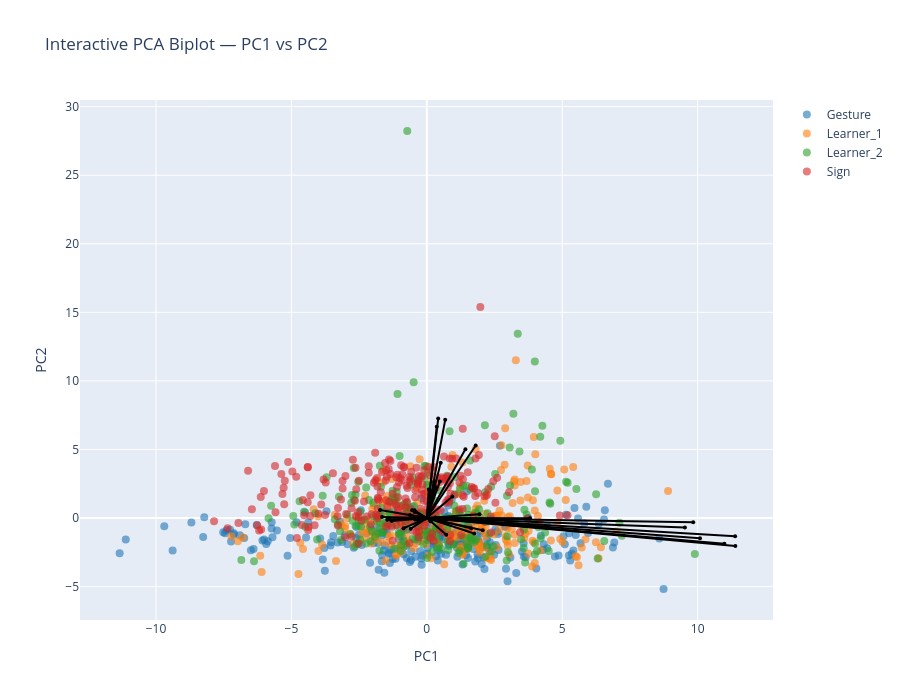

The code cell stored with this chart in its notebook:
### Markdown cell above
### Biplot PC1-PC2

### Code cell
pcs_to_plot = [1, 2]  # PC1–PC2

sig_features_GS = (
    df_sig_vars_GS[
        (df_sig_vars_GS["sig_loading"]) &
        (df_sig_vars_GS["PC"].isin(pcs_to_plot))
    ]["feature"]
    .unique()
)

feature_names = df_clean.columns[:-1]
selected_vars = [feature_names.get_loc(f) for f in sig_features_GS if f in feature_names]

arrow_strength = (
    df_sig_vars_GS[df_sig_vars_GS["PC"].isin([1,2])]
    .groupby("feature")["index_loading"]
    .mean()
    .to_dict()
)

interactive_PCA_biplot(
    score=x_new_GS, 
    coeff=loadings_GS, 
    labels=feature_names, 
    y=y, 
    selected_vars=selected_vars, 
    pc_x=1, pc_y=2,
    show_labels=False,
    le=le,
    arrow_strength=arrow_strength
)

# static plot
static_PCA_biplot(
    score=x_new_GS, 
    coeff=loadings_GS, 
    labels=feature_names, 
    y=y, 
    selected_vars=selected_vars, 
    pc_x=1, pc_y=2,
    show_labels=False,
    arrow_strength=arrow_strength,
    le=le,
    save_path=os.path.join(curfolder, "Plots", "PCA_GS_all_PC1_2_biplot.png")
)

### Figure 1 — Plotly figure (JSON) as saved in the notebook; plotly's stock layout.template omitted (floating-point values rounded to 4 significant figures; data arrays with more than 128 entries replaced by an {"elided": "..."} marker saying what was removed)
{"data": [{"hoverinfo": "text", "marker": {"color": "#1f77b4", "opacity": 0.6, "size": 8}, "mode": "markers", "name": "Gesture", "showlegend": true, "text": {"elided": "248 str values"}, "type": "scatter", "x": {"elided": "248 float values"}, "y": {"elided": "248 float values"}}, {"hoverinfo": "text", "marker": {"color": "#ff7f0e", "opacity": 0.6, "size": 8}, "mode": "markers", "name": "Learner_1", "showlegend": true, "text": {"elided": "244 str values"}, "type": "scatter", "x": {"elided": "244 float values"}, "y": {"elided": "244 float values"}}, {"hoverinfo": "text", "marker": {"color": "#2ca02c", "opacity": 0.6, "size": 8}, "mode": "markers", "name": "Learner_2", "showlegend": true, "text": {"elided": "240 str values"}, "type": "scatter", "x": {"elided": "240 float values"}, "y": {"elided": "240 float values"}}, {"hoverinfo": "text", "marker": {"color": "#d62728", "opacity": 0.6, "size": 8}, "mode": "markers", "name": "Sign", "showlegend": true, "text": {"elided": "239 str values"}, "type": "scatter", "x": {"elided": "239 float values"}, "y": {"elided": "239 float values"}}, {"hoverinfo": "text", "hovertext": "gross__magnitude__arm_speed_Gmean", "line": {"color": "black"}, "marker": {"size": 4}, "mode": "lines+markers", "showlegend": false, "textposition": "top center", "type": "scatter", "x": [0, 0.7279], "y": [0, -0.1026]}, {"hoverinfo": "text", "hovertext": "gross__variability__arm_speed_Gstd", "line": {"color": "black"}, "marker": {"size": 4}, "mode": "lines+markers", "showlegend": false, "textposition": "top center", "type": "scatter", "x": [0, 10.99], "y": [0, -1.873]}, {"hoverinfo": "text", "hovertext": "gross__magnitude__arm_speed_peak_mean", "line": {"color": "black"}, "marker": {"size": 4}, "mode": "lines+markers", "showlegend": false, "textposition": "top center", "type": "scatter", "x": [0, 10.09], "y": [0, -1.48]}, {"hoverinfo": "text", "hovertext": "gross__variability__arm_speed_peak_std", "line": {"color": "black"}, "marker": {"size": 4}, "mode": "lines+markers", "showlegend": false, "textposition": "top center", "type": "scatter", "x": [0, 0.4105], "y": [0, -0.1655]}, {"hoverinfo": "text", "hovertext": "gross__rhythm__arm_speed_peak_n", "line": {"color": "black"}, "marker": {"size": 4}, "mode": "lines+markers", "showlegend": false, "textposition": "top center", "type": "scatter", "x": [0, -0.862], "y": [0, -0.7427]}, {"hoverinfo": "text", "hovertext": "gross__rhythm__arm_speed_peak_rate", "line": {"color": "black"}, "marker": {"size": 4}, "mode": "lines+markers", "showlegend": false, "textposition": "top center", "type": "scatter", "x": [0, -1.653], "y": [0, 0.07566]}, {"hoverinfo": "text", "hovertext": "gross__rhythm__arm_speed_mod_depth", "line": {"color": "black"}, "marker": {"size": 4}, "mode": "lines+markers", "showlegend": false, "textposition": "top center", "type": "scatter", "x": [0, 9.836], "y": [0, -0.2978]}, {"hoverinfo": "text", "hovertext": "gross__magnitude__arm_acc_Gmean", "line": {"color": "black"}, "marker": {"size": 4}, "mode": "lines+markers", "showlegend": false, "textposition": "top center", "type": "scatter", "x": [0, 3.81], "y": [0, -0.01499]}, {"hoverinfo": "text", "hovertext": "gross__variability__arm_acc_Gstd", "line": {"color": "black"}, "marker": {"size": 4}, "mode": "lines+markers", "showlegend": false, "textposition": "top center", "type": "scatter", "x": [0, 11.39], "y": [0, -2.036]}, {"hoverinfo": "text", "hovertext": "gross__magnitude__arm_acc_peak_mean", "line": {"color": "black"}, "marker": {"size": 4}, "mode": "lines+markers", "showlegend": false, "textposition": "top center", "type": "scatter", "x": [0, 11.38], "y": [0, -1.328]}, {"hoverinfo": "text", "hovertext": "gross__variability__arm_acc_peak_std", "line": {"color": "black"}, "marker": {"size": 4}, "mode": "lines+markers", "showlegend": false, "textposition": "top center", "type": "scatter", "x": [0, 1.638], "y": [0, -0.7429]}, {"hoverinfo": "text", "hovertext": "gross__rhythm__arm_acc_peak_n", "line": {"color": "black"}, "marker": {"size": 4}, "mode": "lines+markers", "showlegend": false, "textposition": "top center", "type": "scatter", "x": [0, -0.5932], "y": [0, -0.7753]}, {"hoverinfo": "text", "hovertext": "gross__rhythm__arm_acc_peak_rate", "line": {"color": "black"}, "marker": {"size": 4}, "mode": "lines+markers", "showlegend": false, "textposition": "top center", "type": "scatter", "x": [0, -1.374], "y": [0, -0.1044]}, {"hoverinfo": "text", "hovertext": "gross__rhythm__arm_acc_mod_depth", "line": {"color": "black"}, "marker": {"size": 4}, "mode": "lines+markers", "showlegend": false, "textposition": "top center", "type": "scatter", "x": [0, 9.531], "y": [0, -0.6877]}, {"hoverinfo": "text", "hovertext": "gross__magnitude__arm_speed_integral", "line": {"color": "black"}, "marker": {"size": 4}, "mode": "lines+markers", "showlegend": false, "textposition": "top center", "type": "scatter", "x": [0, 1.752], "y": [0, -1.131]}, {"hoverinfo": "text", "hovertext": "gross__rhythm__arm_speed_sampen", "line": {"color": "black"}, "marker": {"size": 4}, "mode": "lines+markers", "showlegend": false, "textposition": "top center", "type": "scatter", "x": [0, -1.726], "y": [0, 0.5895]}, {"hoverinfo": "text", "hovertext": "gross__smoothness__arm_intermittency", "line": {"color": "black"}, "marker": {"size": 4}, "mode": "lines+markers", "showlegend": false, "textposition": "top center", "type": "scatter", "x": [0, 0.7181], "y": [0, -1.222]}, {"hoverinfo": "text", "hovertext": "gross__smoothness__arm_sparc", "line": {"color": "black"}, "marker": {"size": 4}, "mode": "lines+markers", "showlegend": false, "textposition": "top center", "type": "scatter", "x": [0, -0.4278], "y": [0, -0.1148]}, {"hoverinfo": "text", "hovertext": "gross__rhythm__band1_band_power_totalarm", "line": {"color": "black"}, "marker": {"size": 4}, "mode": "lines+markers", "showlegend": false, "textposition": "top center", "type": "scatter", "x": [0, 1.945], "y": [0, 0.2697]}, {"hoverinfo": "text", "hovertext": "gross__rhythm__band1_centroid_totalarm", "line": {"color": "black"}, "marker": {"size": 4}, "mode": "lines+markers", "showlegend": false, "textposition": "top center", "type": "scatter", "x": [0, -0.6193], "y": [0, 0.2281]}, {"hoverinfo": "text", "hovertext": "gross__rhythm__band1_entropy_totalarm", "line": {"color": "black"}, "marker": {"size": 4}, "mode": "lines+markers", "showlegend": false, "textposition": "top center", "type": "scatter", "x": [0, -0.07707], "y": [0, -0.05505]}, {"hoverinfo": "text", "hovertext": "gross__rhythm__band2_band_power_totalarm", "line": {"color": "black"}, "marker": {"size": 4}, "mode": "lines+markers", "showlegend": false, "textposition": "top center", "type": "scatter", "x": [0, -1.295], "y": [0, -0.2101]}, {"hoverinfo": "text", "hovertext": "gross__rhythm__band2_centroid_totalarm", "line": {"color": "black"}, "marker": {"size": 4}, "mode": "lines+markers", "showlegend": false, "textposition": "top center", "type": "scatter", "x": [0, -0.3214], "y": [0, -0.1397]}, {"hoverinfo": "text", "hovertext": "gross__rhythm__band2_entropy_totalarm", "line": {"color": "black"}, "marker": {"size": 4}, "mode": "lines+markers", "showlegend": false, "textposition": "top center", "type": "scatter", "x": [0, -0.1554], "y": [0, -0.06944]}, {"hoverinfo": "text", "hovertext": "gross__rhythm__band3_band_power_totalarm", "line": {"color": "black"}, "marker": {"size": 4}, "mode": "lines+markers", "showlegend": false, "textposition": "top center", "type": "scatter", "x": [0, -1.461], "y": [0, -0.1248]}, {"hoverinfo": "text", "hovertext": "gross__rhythm__band3_centroid_totalarm", "line": {"color": "black"}, "marker": {"size": 4}, "mode": "lines+markers", "showlegend": false, "textposition": "top center", "type": "scatter", "x": [0, -0.5419], "y": [0, 0.5684]}, {"hoverinfo": "text", "hovertext": "gross__rhythm__band3_entropy_totalarm", "line": {"color": "black"}, "marker": {"size": 4}, "mode": "lines+markers", "showlegend": false, "textposition": "top center", "type": "scatter", "x": [0, -0.4534], "y": [0, 0.5639]}, {"hoverinfo": "text", "hovertext": "gross__magnitude__bbmv_arms_total", "line": {"color": "black"}, "marker": {"size": 4}, "mode": "lines+markers", "showlegend": false, "textposition": "top center", "type": "scatter", "x": [0, 2.064], "y": [0, -0.8886]}, {"hoverinfo": "text", "hovertext": "gross__coordination__arm_coupling", "line": {"color": "black"}, "marker": {"size": 4}, "mode": "lines+markers", "showlegend": false, "textposition": "top center", "type": "scatter", "x": [0, 0.3179], "y": [0, 0.03635]}, {"hoverinfo": "text", "hovertext": "gross__proxdist__proximalization_index", "line": {"color": "black"}, "marker": {"size": 4}, "mode": "lines+markers", "showlegend": false, "textposition": "top center", "type": "scatter", "x": [0, -0.105], "y": [0, -0.04233]}, {"hoverinfo": "text", "hovertext": "fine__variability__thumb_index_std", "line": {"color": "black"}, "marker": {"size": 4}, "mode": "lines+markers", "showlegend": false, "textposition": "top center", "type": "scatter", "x": [0, 1.425], "y": [0, 5.013]}, {"hoverinfo": "text", "hovertext": "fine__variability__thumb_opposition_std", "line": {"color": "black"}, "marker": {"size": 4}, "mode": "lines+markers", "showlegend": false, "textposition": "top center", "type": "scatter", "x": [0, 0.9434], "y": [0, 1.574]}, {"hoverinfo": "text", "hovertext": "fine__handshape__handshape_size_mean", "line": {"color": "black"}, "marker": {"size": 4}, "mode": "lines+markers", "showlegend": false, "textposition": "top center", "type": "scatter", "x": [0, 0.1161], "y": [0, -0.1484]}, {"hoverinfo": "text", "hovertext": "fine__variability__handshape_size_std", "line": {"color": "black"}, "marker": {"size": 4}, "mode": "lines+markers", "showlegend": false, "textposition": "top center", "type": "scatter", "x": [0, 0.1383], "y": [0, -0.2318]}, {"hoverinfo": "text", "hovertext": "fine__variability__handshape_variability", "line": {"color": "black"}, "marker": {"size": 4}, "mode": "lines+markers", "showlegend": false, "textposition": "top center", "type": "scatter", "x": [0, 1.805], "y": [0, 5.289]}, {"hoverinfo": "text", "hovertext": "fine__coordination__finger_independence", "line": {"color": "black"}, "marker": {"size": 4}, "mode": "lines+markers", "showlegend": false, "textposition": "top center", "type": "scatter", "x": [0, -0.4469], "y": [0, 0.45]}, {"hoverinfo": "text", "hovertext": "fine__variability__flexion_entropy", "line": {"color": "black"}, "marker": {"size": 4}, "mode": "lines+markers", "showlegend": false, "textposition": "top center", "type": "scatter", "x": [0, -0.08471], "y": [0, 0.0109]}, {"hoverinfo": "text", "hovertext": "fine__handshape__fingertip_spread_mean", "line": {"color": "black"}, "marker": {"size": 4}, "mode": "lines+markers", "showlegend": false, "textposition": "top center", "type": "scatter", "x": [0, 0.679], "y": [0, 7.161]}, {"hoverinfo": "text", "hovertext": "fine__variability__fingertip_spread_std", "line": {"color": "black"}, "marker": {"size": 4}, "mode": "lines+markers", "showlegend": false, "textposition": "top center", "type": "scatter", "x": [0, 0.3677], "y": [0, 6.663]}, {"hoverinfo": "text", "hovertext": "fine__handshape__thumb_index_mean", "line": {"color": "black"}, "marker": {"size": 4}, "mode": "lines+markers", "showlegend": false, "textposition": "top center", "type": "scatter", "x": [0, 0.4199], "y": [0, 7.256]}, {"hoverinfo": "text", "hovertext": "fine__handshape__mcp_tip_mean", "line": {"color": "black"}, "marker": {"size": 4}, "mode": "lines+markers", "showlegend": false, "textposition": "top center", "type": "scatter", "x": [0, 0.5135], "y": [0, 4.027]}, {"hoverinfo": "text", "hovertext": "fine__variability__mcp_tip_std", "line": {"color": "black"}, "marker": {"size": 4}, "mode": "lines+markers", "showlegend": false, "textposition": "top center", "type": "scatter", "x": [0, 0.2689], "y": [0, 2.653]}, {"hoverinfo": "text", "hovertext": "fine__handshape__thumb_opposition_mean", "line": {"color": "black"}, "marker": {"size": 4}, "mode": "lines+markers", "showlegend": false, "textposition": "top center", "type": "scatter", "x": [0, 0.07194], "y": [0, 2.084]}, {"hoverinfo": "text", "hovertext": "fine__magnitude__flexion_speed_mean", "line": {"color": "black"}, "marker": {"size": 4}, "mode": "lines+markers", "showlegend": false, "textposition": "top center", "type": "scatter", "x": [0, 0.4823], "y": [0, 2.658]}, {"hoverinfo": "text", "hovertext": "fine__variability__flexion_speed_std", "line": {"color": "black"}, "marker": {"size": 4}, "mode": "lines+markers", "showlegend": false, "textposition": "top center", "type": "scatter", "x": [0, 0.3305], "y": [0, 2.257]}], "layout": {"height": 700, "hovermode": "closest", "title": {"text": "Interactive PCA Biplot — PC1 vs PC2"}, "width": 900, "xaxis": {"title": {"text": "PC1"}}, "yaxis": {"title": {"text": "PC2"}}}}
